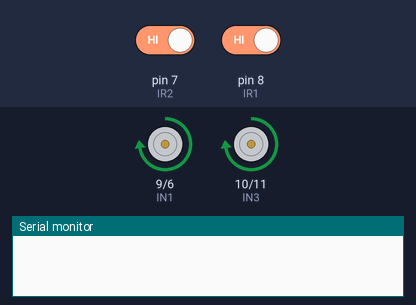
Recording of a sketch running on a simulated Arduino Nano, built with avr-gcc and run on an emulated ATmega328P. On the bench: motor-driver pin pairs drawn as motors (green arrow = first pin HIGH = forward, orange = second pin HIGH = backward, longer = more drive), the last lines printed to the serial monitor. Inputs (shaded band) come from the test bench; at power-on: pin 7 (IR2) HIGH, pin 8 (IR1) HIGH.

Above: at 6.2 s.
6.3 s: pin 7 (IR2) driven LOW
At 6.67 s:
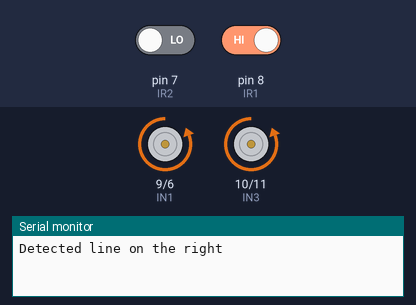
At 7.2 s:
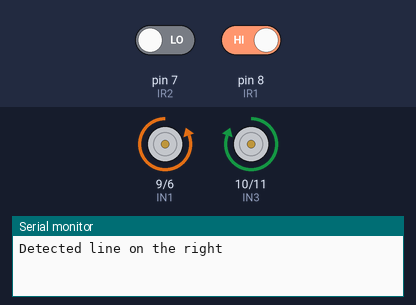
9.3 s: pin 8 (IR1) driven LOW
At 10.4 s:
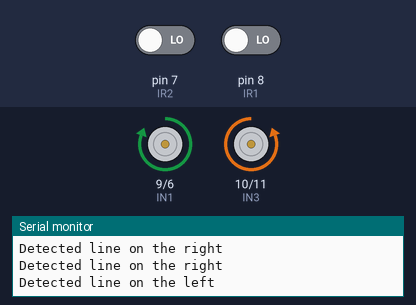
12.3 s: pin 8 (IR1) driven HIGH
15.3 s: pin 7 (IR2) driven HIGH
Timing chart, 0 to 18.2 s (numbered marks = the images above; inputs shaded):
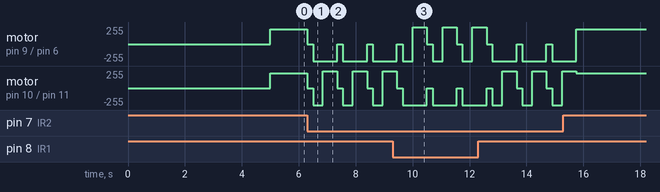

The sketch:

Sumobot_EmbeddedCode_Mk1.ino
```cpp
// just changed speed and turning time

// left motor or wheel
#define IN1 9 //in1 at pin D6
#define IN2 6 //in2 at pin D9

// right motor or wheel
#define IN3 10 //in3 at pin D11
#define IN4 11 //in4 at pin D10

// IR1 will be at the front left of the robot
// IR2 will be at the front right
#define IR1 8 // define what pin the IR sensor 1 is connected to on the Arduino Nano
#define IR2 7 // IR sensor 2

void setup() {
  // setup code

  pinMode(IN1, OUTPUT); // here we tell the Arduino IN1 is an OUTPUT pin
  pinMode(IN2, OUTPUT);
  pinMode(IN3, OUTPUT);
  pinMode(IN4, OUTPUT);

  pinMode(IR1, INPUT);  // define this pin as an INPUT
  pinMode(IR2, INPUT);  // define this pin as an INPUT

  pinMode(2, OUTPUT); // ultrasonic sensor output
  pinMode(4, INPUT); // ultrasonic sensor input
  Serial.begin(9600);

  delay(5000);
}

void loop() {
  // loop/main code

  int speed = 225; // standard speed of robot
  int detectIf = 0; // 1 if detecting white, 0 if detecting black
  int detectionLeft;  // integer to store IR1 input
  int detectionRight;  // integer to store IR2 input

  // int speed;
  // long dist = ultrasonicDetection(detectIf);
  // if (dist <= 6) {
  //   speed = 200;
  //   Serial.println("Speed 200");
  // }
  // else {
  //   speed = 100;
  //   Serial.println("Speed 100");
  // }

  //moves wheel 1 forward
  analogWrite(IN1, speed);
  analogWrite(IN2, 0);

  //moves wheel 2 forward
  analogWrite(IN3, speed);
  analogWrite(IN4, 0);

  detectionLeft = digitalRead(IR1);  // save the value gotten from the IR1 sensor in our variable that holds integers
  //Serial.println(detectionLeft + " detected on the left");  // print out the value saved in our variable on the Serial monitor

  detectionRight = digitalRead(IR2);  // save the value gotten from the IR1 sensor in our variable that holds integers
  //Serial.println(detectionRight + " detected on the right");  // print out the value saved in our variable on the Serial monitor

  if (detectionLeft == detectIf) {
    Serial.println("Detected line on the left");
    leftLineDetection();
  }
  else if (detectionRight == detectIf) {
    Serial.println("Detected line on the right");
    rightLineDetection();
  }

  delay(0.5); // wait for 0.001 seconds

}

void leftLineDetection() {
    //stops wheel 1
  digitalWrite(IN1, LOW);
  digitalWrite(IN2, LOW);

  //stops wheel 2
  digitalWrite(IN3, LOW);
  digitalWrite(IN4, LOW);

  delay(200); // stop for 0.2 seconds

    //moves wheel 1 backward
  digitalWrite(IN1, LOW);
  digitalWrite(IN2, HIGH);

  //moves wheel 2 backward
  digitalWrite(IN3, LOW);
  digitalWrite(IN4, HIGH);

  delay(350); // move back for 0.45 seconds

    //moves wheel 1 forward
  digitalWrite(IN1, HIGH);
  digitalWrite(IN2, LOW);

  //moves wheel 2 backward
  digitalWrite(IN3, LOW);
  digitalWrite(IN4, HIGH);

  delay(500); // turn right for .5 seconds

  // moves wheel 1 forward again
  digitalWrite(IN1, HIGH);
  digitalWrite(IN2, LOW);

  // moves wheel 2 forward again
  digitalWrite(IN3, HIGH);
  digitalWrite(IN4, LOW);
}

void rightLineDetection() {
  //stops wheel 1
  digitalWrite(IN1, LOW);
  digitalWrite(IN2, LOW);

  //stops wheel 2
  digitalWrite(IN3, LOW);
  digitalWrite(IN4, LOW);

  delay(200); // stop for 0.2 seconds

    //moves wheel 1 backward
  digitalWrite(IN1, LOW);
  digitalWrite(IN2, HIGH);

  //moves wheel 2 backward
  digitalWrite(IN3, LOW);
  digitalWrite(IN4, HIGH);

  delay(350); // move back for 0.75 seconds

  //moves wheel 1 backward
  digitalWrite(IN1, LOW);
  digitalWrite(IN2, HIGH);

  //moves wheel 2 forward
  digitalWrite(IN3, HIGH);
  digitalWrite(IN4, LOW);

  delay(500); // turn right for .5 seconds

  // moves wheel 1 forward again
  digitalWrite(IN1, HIGH);
  digitalWrite(IN2, LOW);

  // moves wheel 2 forward again
  digitalWrite(IN3, HIGH);
  digitalWrite(IN4, LOW);
}

// not working right now :(
long ultrasonicDetection(int detectIf) {
  /*
  digitalWrite(2, LOW);
  delayMicroseconds(4);
  */
  int detectionLeft;  // integer to store IR1 input
  int detectionRight;  // integer to store IR2 input
  digitalWrite(2, HIGH);

  delayMicroseconds(2);
  detectionLeft = digitalRead(IR1);
  detectionRight = digitalRead(IR2);
  if (detectionLeft == detectIf || detectionRight == detectIf) {
    digitalWrite(2, LOW);
    return 100;
  }

  delayMicroseconds(2);
  detectionLeft = digitalRead(IR1);
  detectionRight = digitalRead(IR2);
  if (detectionLeft == detectIf || detectionRight == detectIf) {
    digitalWrite(2, LOW);
    return 100;
  }

  delayMicroseconds(2);
  detectionLeft = digitalRead(IR1);
  detectionRight = digitalRead(IR2);
  if (detectionLeft == detectIf || detectionRight == detectIf) {
    digitalWrite(2, LOW);
    return 100;
  }

  delayMicroseconds(2);
  detectionLeft = digitalRead(IR1);
  detectionRight = digitalRead(IR2);
  if (detectionLeft == detectIf || detectionRight == detectIf) {
    digitalWrite(2, LOW);
    return 100;
  }

  delayMicroseconds(2);
  detectionLeft = digitalRead(IR1);
  detectionRight = digitalRead(IR2);
  if (detectionLeft == detectIf || detectionRight == detectIf) {
    digitalWrite(2, LOW);
    return 100;
  }

  digitalWrite(2, LOW);

  long t = pulseIn(4, HIGH); // input pulse and save it into a variable

  return t / 74 / 2; // time converted to inches
}
```

Sensor_Testing_Mk1.ino
```cpp
/*
// IR1 will be at the front left of the robot
// IR2 will be at the front right
#define IR1 8 // define what pin the IR sensor 1 is connected to on the Arduino Nano
#define IR2 7 // IR sensor 2

void setup() {
  // put your setup code here, to run once:
  pinMode(IR1, INPUT);  // define this pin as an INPUT
  pinMode(IR2, INPUT);  // define this pin as an INPUT
  Serial.begin(9600);
}

void loop() {
  // put your main code here, to run repeatedly:
  int val1; int val2;  //create a variable or container that holds integers

  val1 = digitalRead(IR1);  //save the value gotten from the sensor in our variable that holds integers
  val2 = digitalRead(IR2);  //save the value gotten from the sensor in our variable that holds integers

  if (val1)
    Serial.println("left sensor");
  if (val2)
    Serial.println("right sensor");

  delay(2000);
}
*/
```

Ultrasonic_Testing_Mk1.ino
```cpp
/*
void setup() {
  // put your setup code here, to run once:
  pinMode(2, OUTPUT); // ultrasonic sensor output
  pinMode(4, INPUT); // ultrasonic sensor input
  Serial.begin(9600);
}

void loop() {
  // put your main code here, to run repeatedly:
  long dist = ultrasonicDetection();

  Serial.println(dist);

  delay(500);
*/
```

Measured:
- after the input at 6.3 s, motor on pin 9 (IN1) / pin 6 (IN2): alternates backward 255/255 for 0.85 s and stopped for 0.20 s, starting at once; motor on pin 10 (IN3) / pin 11 (IN4): forward 225/255 → stopped at once, then repeats every 1.1 s: backward 255/255 0.35 s, forward 255/255 0.50 s, stopped 0.20 s
